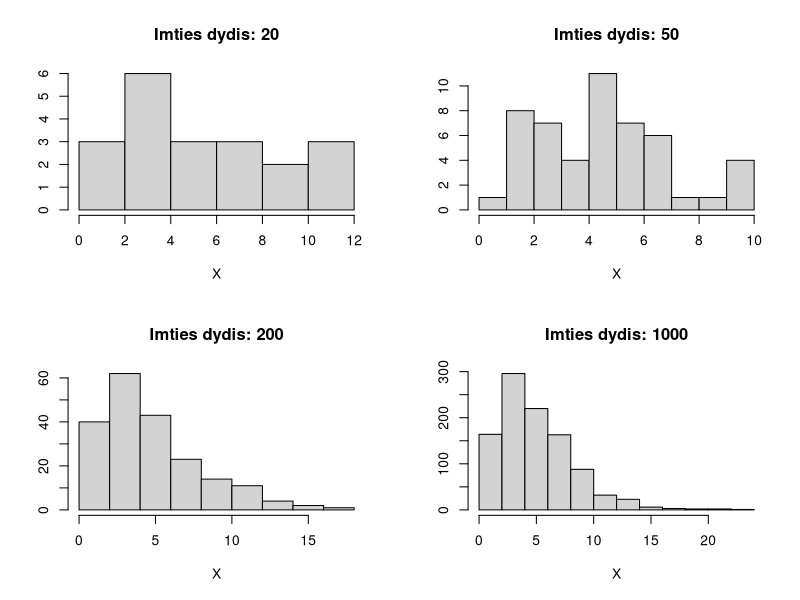
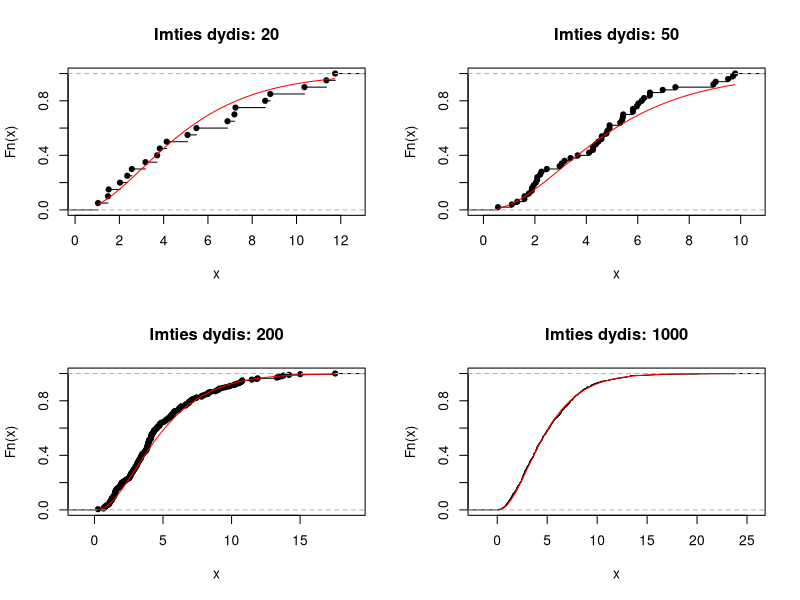

Recreate these plots in R, in order.
## ---- chunk 1
k <- 5
n <- c(20, 50, 200, 1000)

set.seed(42)

imtis1 <- rchisq(n[1], k)
imtis2 <- rchisq(n[2], k)
imtis3 <- rchisq(n[3], k)
imtis4 <- rchisq(n[4], k)
## ---- chunk 2
# Apibrėžiame pagalbinę funkciją, kadangi grafikai labai panašūs
plot_chisq_sample <- function(sample) {
  # sample - imtis, kurią įdedame į funkciją
  
  # Sudarome pavadinimą, į kurį įeis imties dydis
  imties_dydis <- length(sample)
  pavadinimas <- paste0("Imties dydis: ", imties_dydis)
  
  # Nubrėžiame histogramą
  hist(sample, main=pavadinimas,
       xlab = "X", ylab = "",
       freq = TRUE)
}

par(mfrow=c(2,2))
plot_chisq_sample(imtis1)
plot_chisq_sample(imtis2)
plot_chisq_sample(imtis3)
plot_chisq_sample(imtis4)
## ---- chunk 3
nubrezti_chisq_empirini <- function(sample, df=5) {
  # sample - imtis.
  # df - chi kvadratu parametras
  
  # Sudarome pavadinimą
  imties_dydis <- length(sample)   
  pavadinimas <- paste0("Imties dydis: ", imties_dydis)
  
  # Nubrėžiame empirinę pasiskirstymo funkciją
  plot(ecdf(sample), main=pavadinimas)
  
  # Nubrėžiame teorinę pasiskirstymo funkciją
  x <- seq(min(sample), max(sample), by=0.01)
  lines(x, pchisq(x, df), col = 'red')
}

par(mfrow=c(2,2))

suppressWarnings({
  nubrezti_chisq_empirini(imtis1)
  nubrezti_chisq_empirini(imtis2)
  nubrezti_chisq_empirini(imtis3)
  nubrezti_chisq_empirini(imtis4)
})
## ---- chunk 4
imtys <- list(imtis1, imtis2, imtis3, imtis4)

sapply(imtys, function(x) 
  paste(length(x), "dydžio imties parametro įvertinys", mean(x)))
